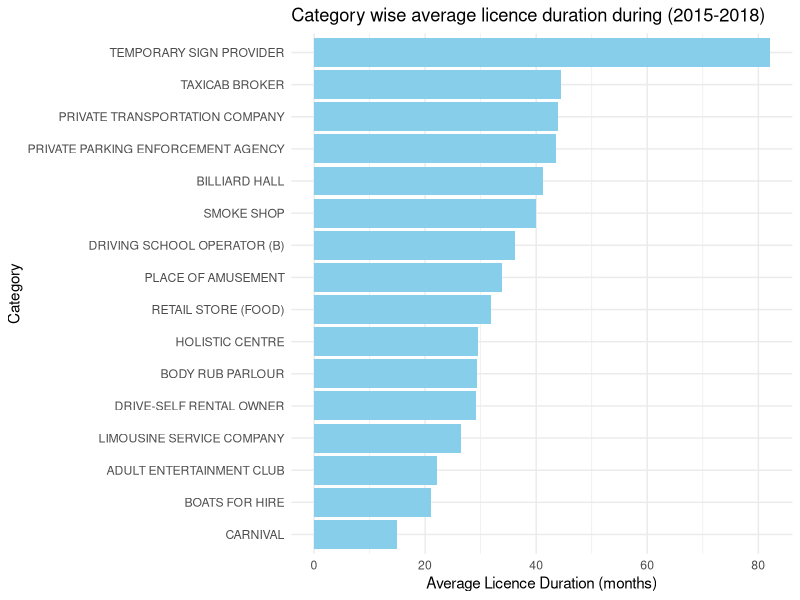
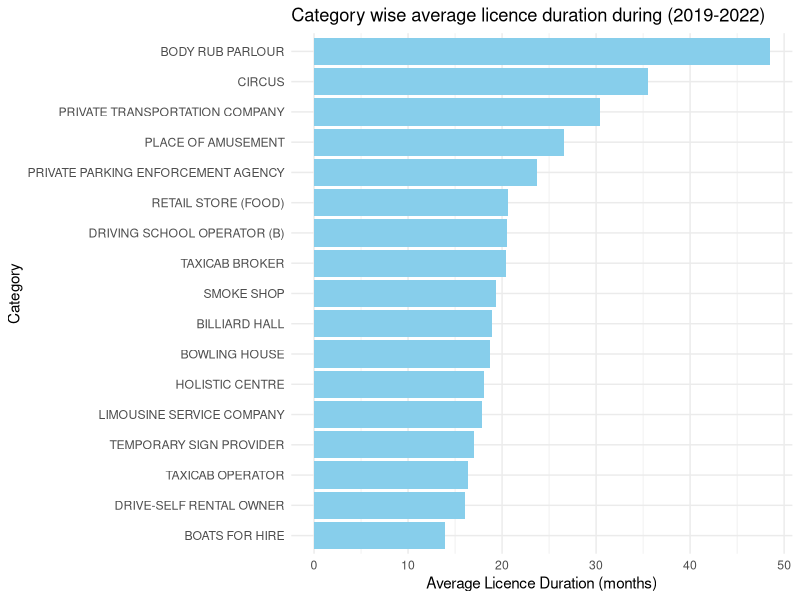
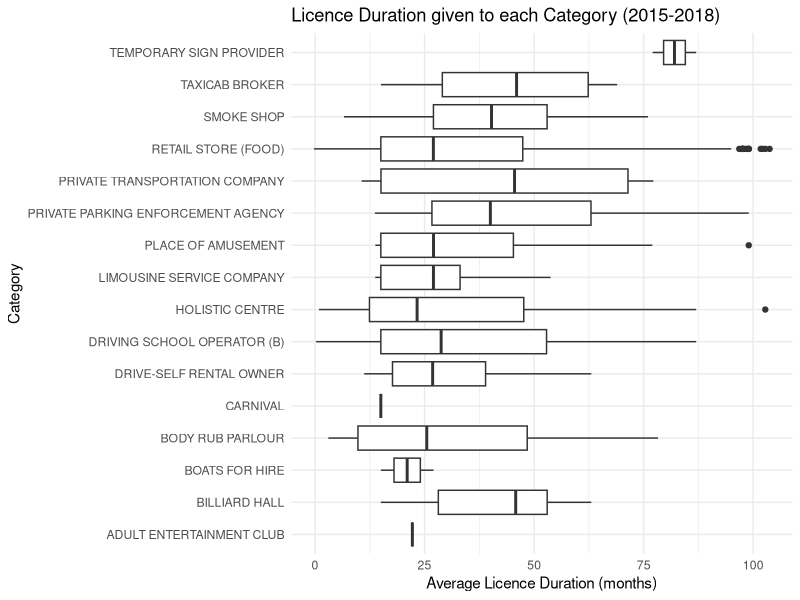
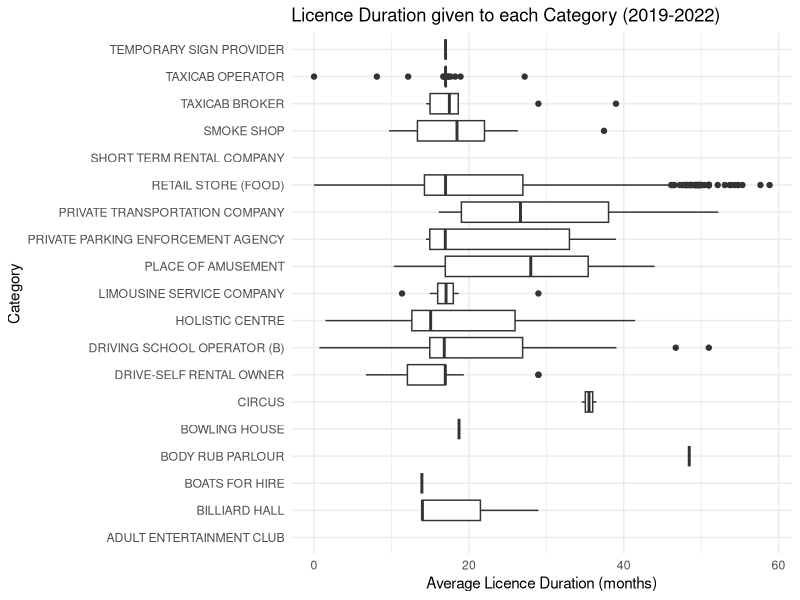
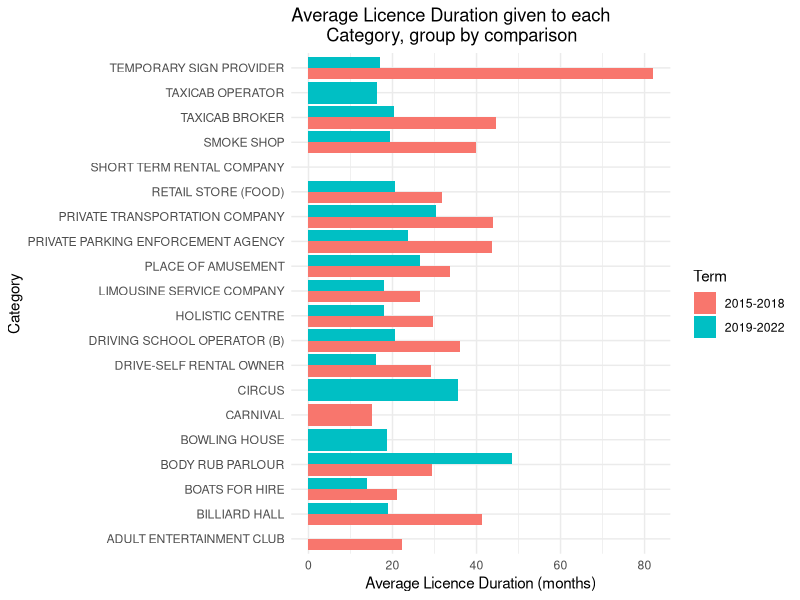
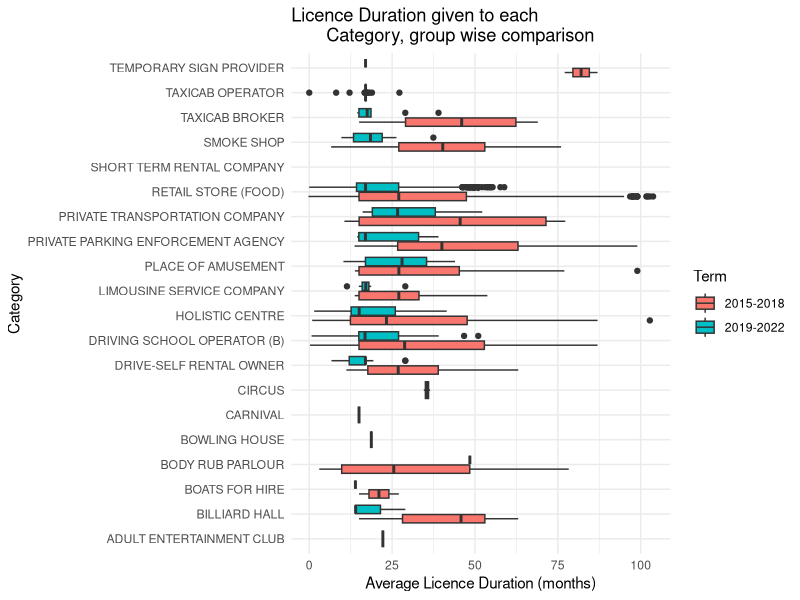
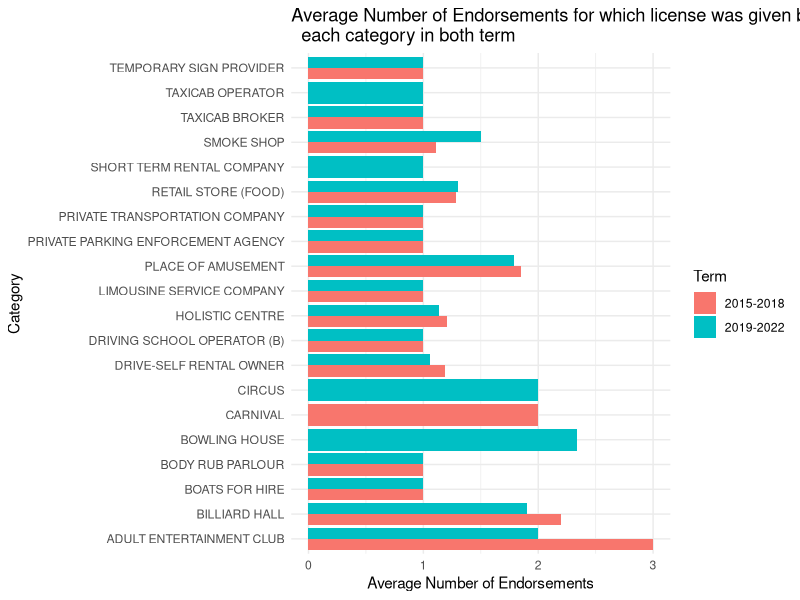

Recreate these plots in R, in order.
#### Preamble ####
# Purpose: Tests... [...UPDATE THIS...]
# Author: Geunchul Shin
# Date: January 21 2024
# Contact: joey.shin@mail.utoronto.ca
# License: MIT
# Pre-requisites: 02-data_cleaning.R


#### Workspace setup ####
library(tidyverse)

#### Test data ####
cleaned_data <- read_csv("inputs/data/cleaned_data.csv")

head(cleaned_data)

df_2015_2018 <- cleaned_data %>% filter(Issued_year %in% seq(2015, 2018))
df_2019_2022 <- cleaned_data %>% filter(Issued_year %in% seq(2019, 2022))


df1 <- as.data.frame(prop.table(table(cleaned_data$Category)))
colnames(df1) <- c("Category", "Percentage")
df1$Percentage <- df1$Percentage*100
print(df1)

df2 <- as.data.frame(prop.table(table(df_2015_2018$Category)))
colnames(df2) <- c("Category", "Percentage")
df2$Percentage <- df2$Percentage*100
print(df2)

df3 <- as.data.frame(prop.table(table(df_2019_2022$Category)))
colnames(df3) <- c("Category", "Percentage")
df3$Percentage <- df3$Percentage*100
print(df3)

df_2015_2018_duration <- df_2015_2018 %>% group_by(Category) %>% summarise(mean(Issue_duration, na.rm = T))
colnames(df_2015_2018_duration) <- c("Category", "AverageDuration")
df_2015_2018_duration <- df_2015_2018_duration %>% arrange(desc(AverageDuration)) %>% drop_na()

df_2019_2022_duration <- df_2019_2022 %>% group_by(Category) %>% summarise(mean(Issue_duration, na.rm = T))
colnames(df_2019_2022_duration) <- c("Category", "AverageDuration")
df_2019_2022_duration <- df_2019_2022_duration %>% arrange(desc(AverageDuration)) %>% drop_na()


g1 <- ggplot(df_2015_2018_duration, aes(x = reorder(Category, AverageDuration), y = AverageDuration)) +
  geom_bar(stat = "identity", fill = "skyblue") +
  labs(title = "Category wise average licence duration during (2015-2018)", 
       x = "Category", y = "Average Licence Duration (months)") +
  theme_minimal() + coord_flip()
print(g1)

g2 <- ggplot(df_2019_2022_duration, aes(x = reorder(Category, AverageDuration), y = AverageDuration)) +
  geom_bar(stat = "identity", fill = "skyblue") +
  labs(title = "Category wise average licence duration during (2019-2022)", 
       x = "Category", y = "Average Licence Duration (months)") +
  theme_minimal() + coord_flip()
print(g2)

df_2015_2018 <- df_2015_2018 %>% drop_na()
g3 <- ggplot(df_2015_2018, aes(x = Category, y = Issue_duration))
g3 <- g3 + geom_boxplot() + 
  labs(title = "Licence Duration given to each Category (2015-2018)", 
                                 x = "Category", 
       y = "Average Licence Duration (months)") +
  theme_minimal() + coord_flip()
print(g3)


g4 <- ggplot(df_2019_2022, 
             aes(x = Category, y = Issue_duration))
g4 <- g4 + geom_boxplot() + 
  labs(title = "Licence Duration given to each Category (2019-2022)", 
                                x = "Category", 
       y = "Average Licence Duration (months)") +
  theme_minimal() + coord_flip()
print(g4)


df_2015_2018$Term <- "2015-2018"
df_2019_2022$Term <- "2019-2022"
df_combined <- rbind(df_2015_2018, df_2019_2022)
df_combined_duration <- df_combined %>% group_by(Term, Category) %>% summarise(mean(Issue_duration, na.rm = T))
colnames(df_combined_duration) <- c("Term", "Category", "AverageDuration")

g5 <- ggplot(df_combined_duration, aes(x = Category, 
                                       y = AverageDuration, fill=Term)) +
  geom_bar(stat = "identity", position = "dodge") +
  labs(title = "Average Licence Duration given to each 
       Category, group by comparison", 
       x = "Category", y = "Average Licence Duration (months)") +
  theme_minimal() + coord_flip()
print(g5)


g6 <- ggplot(df_combined, aes(x = Category, 
                                       y = Issue_duration, fill=Term)) +
  geom_boxplot() +
  labs(title = "Licence Duration given to each 
       Category, group wise comparison", 
       x = "Category", y = "Average Licence Duration (months)") +
  theme_minimal() + coord_flip()
print(g6)


df_combined_num_exp <- df_combined %>% group_by(Term, Category) %>% summarise(mean(Num_Endorsements, na.rm = T))
colnames(df_combined_num_exp) <- c("Term", "Category", "AverageNumExp")
g7 <- ggplot(df_combined_num_exp, aes(x = Category, 
                                       y = AverageNumExp, fill=Term)) +
  geom_bar(stat = "identity", position = "dodge") +
  labs(title = "Average Number of Endorsements for which license was given by
  each category in both term", 
       x = "Category", y = "Average Number of Endorsements") +
  theme_minimal() + coord_flip()
print(g7)

# 
# g8 <- ggplot(df_combined, aes(x = Category, 
#                               y = Num_Endorsements, fill=Term)) +
#   geom_boxplot() +
#   labs(title = "Percentage Distribution by Category", 
#        x = "Category", y = "Average Licence Duration (months)") +
#   theme_minimal() + coord_flip()
# print(g8)
